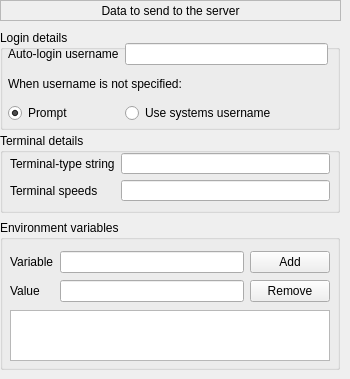
   <widget class="QWidget" name="page_14">
    <widget class="QLabel" name="label_68">
     <property name="geometry">
      <rect>
       <x>0</x>
       <y>0</y>
       <width>341</width>
       <height>21</height>
      </rect>
     </property>
     <property name="frameShape">
      <enum>QFrame::StyledPanel</enum>
     </property>
     <property name="text">
      <string>Data to send to the server</string>
     </property>
     <property name="alignment">
      <set>Qt::AlignCenter</set>
     </property>
    </widget>
    <widget class="QGroupBox" name="groupBox_35">
     <property name="geometry">
      <rect>
       <x>0</x>
       <y>30</y>
       <width>340</width>
       <height>100</height>
      </rect>
     </property>
     <property name="title">
      <string>Login details</string>
     </property>
     <widget class="QWidget" name="layoutWidget27">
      <property name="geometry">
       <rect>
        <x>8</x>
        <y>13</y>
        <width>320</width>
        <height>80</height>
       </rect>
      </property>
      <layout class="QGridLayout" name="gridLayout_3">
       <item row="0" column="1">
        <widget class="QLineEdit" name="le_datausername"/>
       </item>
       <item row="2" column="0" colspan="2">
        <widget class="QLabel" name="label_70">
         <property name="text">
          <string>When username is not specified:</string>
         </property>
        </widget>
       </item>
       <item row="3" column="0">
        <widget class="QRadioButton" name="rb_datausername_prompt">
         <property name="text">
          <string>Prompt</string>
         </property>
         <property name="checked">
          <bool>true</bool>
         </property>
        </widget>
       </item>
       <item row="3" column="1">
        <widget class="QRadioButton" name="rb_datausername_systemsuse">
         <property name="text">
          <string>Use systems username </string>
         </property>
        </widget>
       </item>
       <item row="0" column="0">
        <widget class="QLabel" name="label_69">
         <property name="text">
          <string>Auto-login username</string>
         </property>
        </widget>
       </item>
      </layout>
     </widget>
    </widget>
    <widget class="QGroupBox" name="groupBox_36">
     <property name="geometry">
      <rect>
       <x>0</x>
       <y>133</y>
       <width>340</width>
       <height>80</height>
      </rect>
     </property>
     <property name="title">
      <string>Terminal details</string>
     </property>
     <widget class="QWidget" name="layoutWidget28">
      <property name="geometry">
       <rect>
        <x>10</x>
        <y>20</y>
        <width>320</width>
        <height>48</height>
       </rect>
      </property>
      <layout class="QFormLayout" name="formLayout_4">
       <item row="0" column="0">
        <widget class="QLabel" name="label_71">
         <property name="text">
          <string>Terminal-type string</string>
         </property>
        </widget>
       </item>
       <item row="0" column="1">
        <widget class="QLineEdit" name="le_termtype">
         <property name="text">
          <string/>
         </property>
        </widget>
       </item>
       <item row="1" column="0">
        <widget class="QLabel" name="label_72">
         <property name="text">
          <string>Terminal speeds</string>
         </property>
        </widget>
       </item>
       <item row="1" column="1">
        <widget class="QLineEdit" name="le_termspeed">
         <property name="text">
          <string/>
         </property>
        </widget>
       </item>
      </layout>
     </widget>
    </widget>
    <widget class="QGroupBox" name="groupBox_37">
     <property name="geometry">
      <rect>
       <x>0</x>
       <y>220</y>
       <width>340</width>
       <height>150</height>
      </rect>
     </property>
     <property name="title">
      <string>Environment variables</string>
     </property>
     <widget class="QListWidget" name="listWidget">
      <property name="geometry">
       <rect>
        <x>10</x>
        <y>90</y>
        <width>320</width>
        <height>51</height>
       </rect>
      </property>
     </widget>
     <widget class="QWidget" name="layoutWidget29">
      <property name="geometry">
       <rect>
        <x>10</x>
        <y>30</y>
        <width>320</width>
        <height>54</height>
       </rect>
      </property>
      <layout class="QGridLayout" name="gridLayout_2">
       <item row="0" column="0">
        <widget class="QLabel" name="label_73">
         <property name="text">
          <string>Variable</string>
         </property>
        </widget>
       </item>
       <item row="0" column="1">
        <widget class="QLineEdit" name="lineEdit_24"/>
       </item>
       <item row="0" column="2">
        <widget class="QPushButton" name="pushButton_7">
         <property name="text">
          <string>Add</string>
         </property>
        </widget>
       </item>
       <item row="1" column="0">
        <widget class="QLabel" name="label_74">
         <property name="text">
          <string>Value</string>
         </property>
        </widget>
       </item>
       <item row="1" column="1">
        <widget class="QLineEdit" name="lineEdit_25"/>
       </item>
       <item row="1" column="2">
        <widget class="QPushButton" name="pushButton_8">
         <property name="text">
          <string>Remove</string>
         </property>
        </widget>
       </item>
      </layout>
     </widget>
    </widget>
   </widget>
